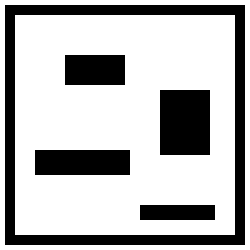
%> input picture code/Testfiles/fast_marching/map.bmp, 50 x 50 px (shown 5 times larger)
$ octave fm.m   (GNU Octave 9; MATLAB toolbox functions it lacks are replaced by stand-ins)
%> lines starting %> are read from the running program, lines starting %| are printed output that depends on the picture; in (x1, y1, x2, y2) boxes, pixels count from 0 and x2, y2 are one past the last pixel; in counts of white or black regions, pixels touching at a corner belong together; the program's own positions count from 1
### code/Testfiles/fast_marching/fast_marching.m
% USAGE:	T=fast_marching(data_points);
%
% ARGUMENTS:
%				*data_points:	column vector with 2-dimensional input points.
%									i.e. data_points=[x1 y1; x2 y2; ...;xn yn].
%									All the coordinates should be integer values.
%				*siz:				size of the image domain. Domain is assumed to
%									be the rectangle [0 0 siz(1) siz(2)]. All the
%									input coordinates should be in that range.
%				*plot:			boolean (optional). enables or disables interactive plot.
% OUTPUT:
%				*T:			image with the distance map

function T=fast_marching(data_points,siz,plot)


% [5 lines of commented-out code are left out]
if(sum(data_points(:,1)>siz(1)-1) || sum(data_points(:,1)<2) || sum(data_points(:,2)>siz(2)-1) || sum(data_points(:,2)<2))
    error('data points out of bounds');
end

% bug: estoy cambiando el valor de T en los alive
if(nargin<3)
    plot=1;
end
% tipos
% 0 - alive
% 1 - narrow band
% 2 - far away
dim=2;
delta=1;

largo_datos=size(data_points,1);
% hay que ver el tipo de conectividad
% estan ordenados en x,y,z,etc
vecinos=[1 0;-1 0;0 1;0 -1];
num_vecinos=size(vecinos,1);

% la mayoria infinito (los far away)
F=ones(siz(1),siz(2));
T=ones(siz(1),siz(2))*inf;
u=zeros(dim,1);
m=zeros(dim,1);
tipos=2*ones(siz(1),siz(2));

% pongo en cero los puntos inicialmente alive
lin_ind=sub2ind(siz,data_points(:,1),data_points(:,2));
T(lin_ind)=0;
tipos(lin_ind)=0;

% defino los narrow band
for k=1:largo_datos,
    for d=1:dim
        coord_vecinos(:,d)=data_points(k,d)+vecinos(:,d);
        ind=find( coord_vecinos(:,d)>siz(d) | coord_vecinos(:,d)<0 );
        coord_vecinos(ind,d)=data_points(k,d);
    end
    lin_ind=sub2ind(siz,coord_vecinos(:,1),coord_vecinos(:,2));
    tipos(lin_ind)=(tipos(lin_ind)~=0);
    T(lin_ind)=1./F(lin_ind);
end
% para cambiar el color del marker en un plot luego de hecho
% set(get(gca,'Children'),'Color',[1 0 0])

stop=0;
iter=1;

while ~stop,
	%fprintf('1');

	% busco cual de los NB tiene el T mas chico
	ind_narrow_band=find(tipos==1); % es un indice lineal
	if ~isempty(ind_narrow_band),
		[useless,ind_rel_min_T]=min(T(ind_narrow_band));
		ind_min_T=ind_narrow_band(ind_rel_min_T);
		% y lo paso a alive
		tipos(ind_min_T)=0;

		%  fprintf('2');

		% paso a los vecinos a la NB
		[coord_x,coord_y]=ind2sub(siz,ind_min_T);
		punto=[coord_x,coord_y];

		for d=1:dim
			coord_vecinos(:,d)=punto(d)+vecinos(:,d);
			ind=find(coord_vecinos(:,d)>siz(d) | coord_vecinos(:,d)<=0 );
			%REVISAR: hay que arreglar el borde
			coord_vecinos(ind,d)=punto(d)-(coord_vecinos(ind,d)-punto(d));
		end

		%fprintf('3');

		% busco los vecinos en far away y los paso a NB
		lin_ind=sub2ind(siz,coord_vecinos(:,1),coord_vecinos(:,2));
		ind_rel_far=find(tipos(lin_ind)==2);
		ind_far=lin_ind(ind_rel_far);
		tipos(ind_far)=1;
		% calculo el nuevo T, solo de los vecinos o de toda la narrow band???!!!
		% creo que es solo en los vecinos
		% primero calculo los m_i
		cant_vecinos_narrow=length(ind_far);

		%fprintf('4');
		%keyboard
		%for t=1:cant_vecinos_narrow,
		% hay que ver como hacer para recorrer solo los de la NB
		for t=1:4,
			current_vecino=coord_vecinos(t,:);
			F_curr=F(current_vecino(1),current_vecino(2));
			% calculo los vecinos del vecino (para actualizar su valor de T)

			%fprintf('5');

			for d=1:dim
				coord_vec_vec(:,d)=current_vecino(d)+vecinos(:,d);
				ind=find(coord_vec_vec(:,d)>siz(d) | coord_vec_vec(:,d)<=0 );
				% arreglo el borde (simetria, periodico)
				coord_vec_vec(ind,d)=current_vecino(d)-(coord_vec_vec(ind,d)-current_vecino(d));
			end

			%fprintf('6');

			for d=1:dim
				temp_1=T(coord_vec_vec(2*d-1,1),coord_vec_vec(2*d-1,2));
				temp_2=T(coord_vec_vec(2*d,1),coord_vec_vec(2*d,2));
				m(d)=min(temp_1,temp_2);
			end

			%fprintf('7');

			[m,ind_m]=sort(m);
			k=2;
			u(1)=m(1)+delta/F_curr;
			u(k)=u(1);
			me_pase_de_dim=0;
			% hay que revisar esta cuenta, da boniatos
			while u(k-1)>m(k) & ~me_pase_de_dim
				%fprintf('8');
				%u(k)=sum(m(1:k))+sqrt( sum(m(1:k))^2 + k*delta^2/F_curr + k*sum(m(1:k).^2) );
				u(k)=sum(m(1:k))+sqrt( sum(m(1:k))^2 + k*delta^2/F_curr - k*sum(m(1:k).^2) );
				u(k)=u(k)/k;
				if k<dim-2
					k=k+1;
				else
					me_pase_de_dim=1;
				end
			end

			%T(current_vecino(1),current_vecino(2))=u(k);
			% REVISAR: esto puede estar mal
			% estoy cambiando el valor aunque no sea NW tendria que revisar esto.
			% capaz que hay otro lugar mejor para hacerlo...
			% k o k-1???
			if tipos(current_vecino(1),current_vecino(2))==1
				T(current_vecino(1),current_vecino(2))=u(k);
			end
			%fprintf('9');
			% keyboard
		end

	else
		stop=1;
	end
	iter=iter+1;
	%fprintf('paso: %d \n',iter);
	if (plot)
		figure(1);
		mesh(T);
		axis([0 50 0 50 0 50])
		drawnow;
	end
	% [9 lines of commented-out code are left out]
end

if (plot)
	figure
	%image(255./(max(max(T))-min(min(T)))*(T-min(min(T))));
	%colormap(gray(256))
	mesh(T);
end

### code/Testfiles/fast_marching/fm.m
clear all
P=imread('map.bmp','bmp');
%> P: size 50x50 uint8; values 0 (black) and 1 (white), 71.6% white; 5 black regions, box (x1, y1, x2, y2) and area: (1, 1, 49, 49) 368, (32, 18, 42, 31) 130, (7, 30, 26, 35) 95, (13, 11, 25, 17) 72, (28, 41, 43, 44) 45
P=1-P(:,:,1)
[X,Y]=find(P);
%> X = 710 values from 2 to 49; Y = 710 values from 2 to 49
s=size(P);
%> s = [50 50]
for i=1:length(X)
        data_points(i,:)=[X(i),Y(i)];
end
%> after the loop, data_points = 710 rows, first 12: [2 2; 3 2; 4 2; 5 2; 6 2; 7 2; 8 2; 9 2; 10 2; 11 2; 12 2; 13 2]
domain_bounds=s;
%> domain_bounds = [50 50]
use_plot=1;
T=fast_marching(data_points,domain_bounds,use_plot);
%> in fast_marching, `largo_datos=size(data_points,1);`: largo_datos = 710
%> in fast_marching, `lin_ind=sub2ind(siz,data_points(:,1),data_points(:,2));`: lin_ind = 710 values from 52 to 2449
%> in fast_marching, `T(lin_ind)=0;`: T: size 50x50 double; 71.6% of the values are NaN or infinite; the others: min 0, max 0, mean 0
%> the loop in fast_marching, `for k=1:largo_datos,` made 710 passes
%> lin_ind on passes 1 to 3: [53; 51; 102; 2], [54; 52; 103; 3], [55; 53; 104; 4]
%> after the loop in fast_marching, `for k=1:largo_datos,`: T: size 50x50 double; 50.4% of the values are NaN or infinite; the others: min 1, max 1, mean 1
%> after the loop in fast_marching, `for k=1:largo_datos,`:
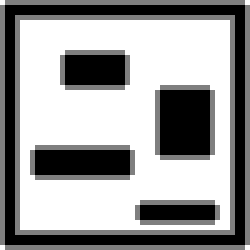
%> tipos: size 50x50 double (shown 5 times larger); min 0, max 2, mean 1.22; drawn with min black and max white
%> after the loop in fast_marching, `for k=1:largo_datos,`: coord_vecinos = [50 49; 48 49; 49 50; 49 48]
%> (the run ends here)
